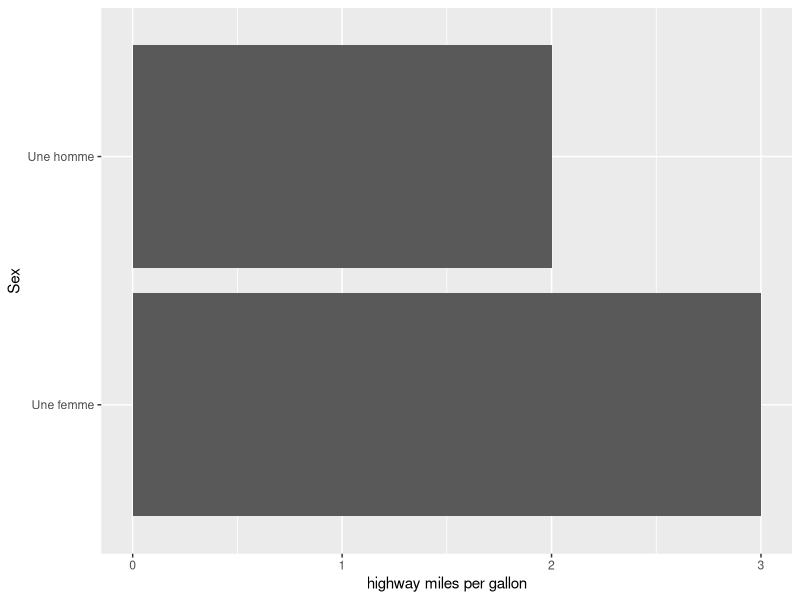
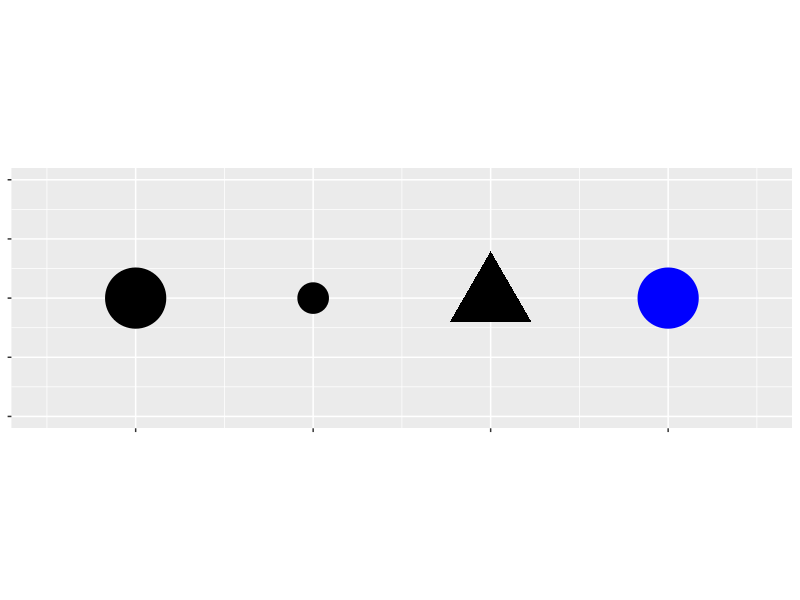
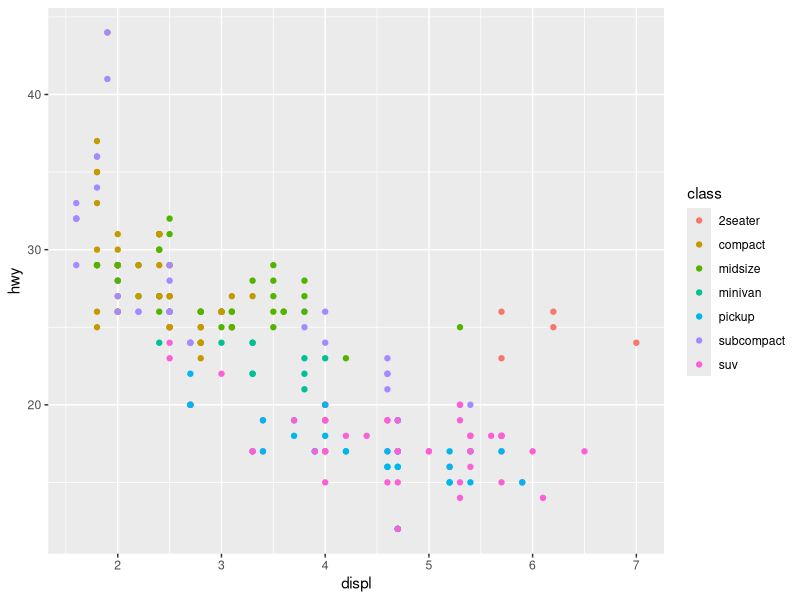
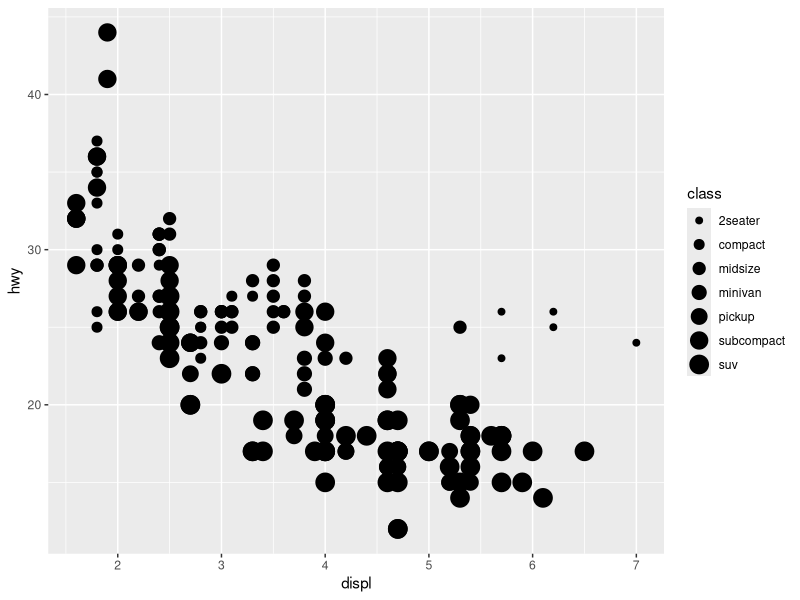
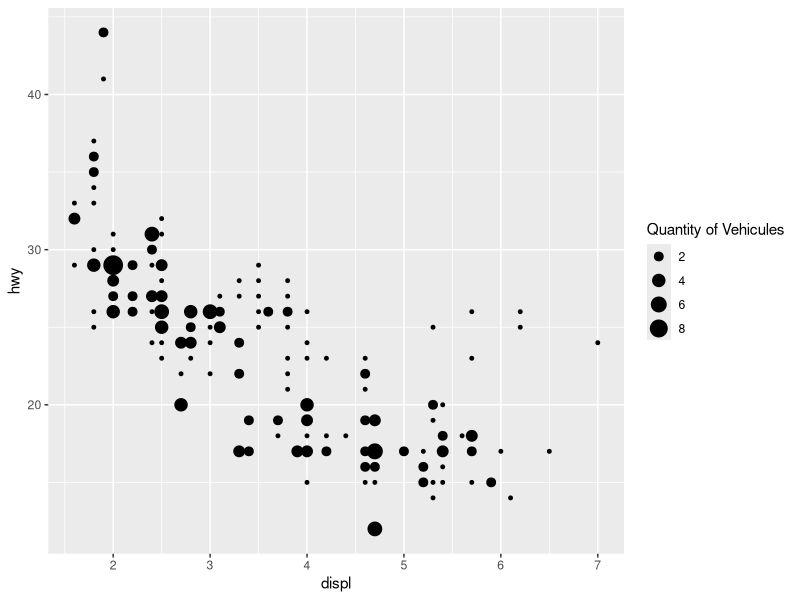
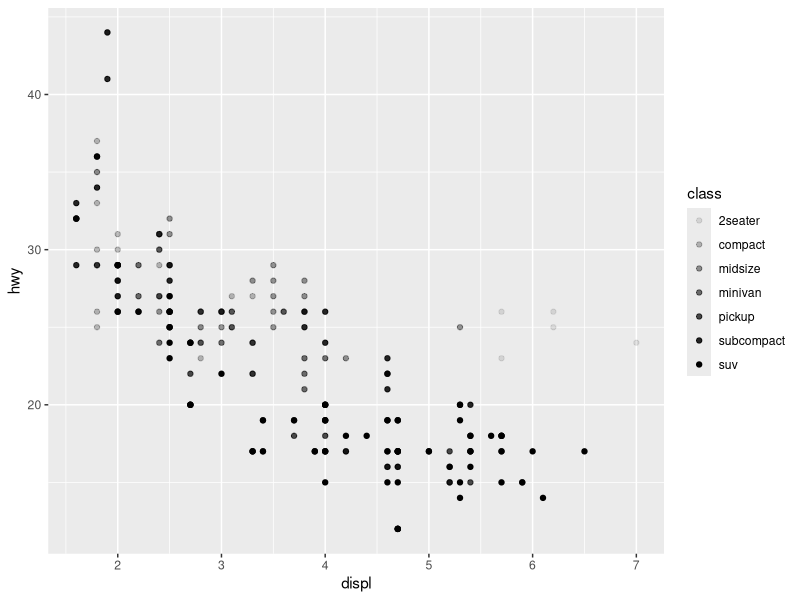
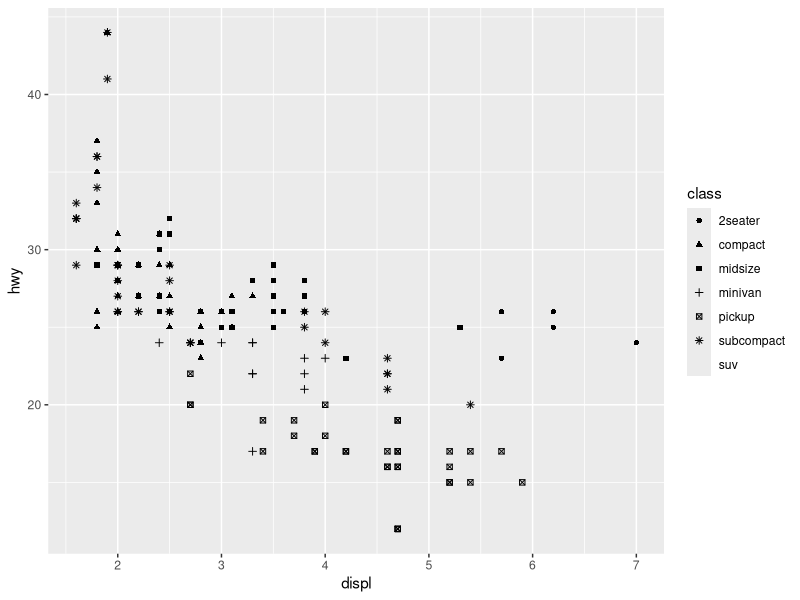
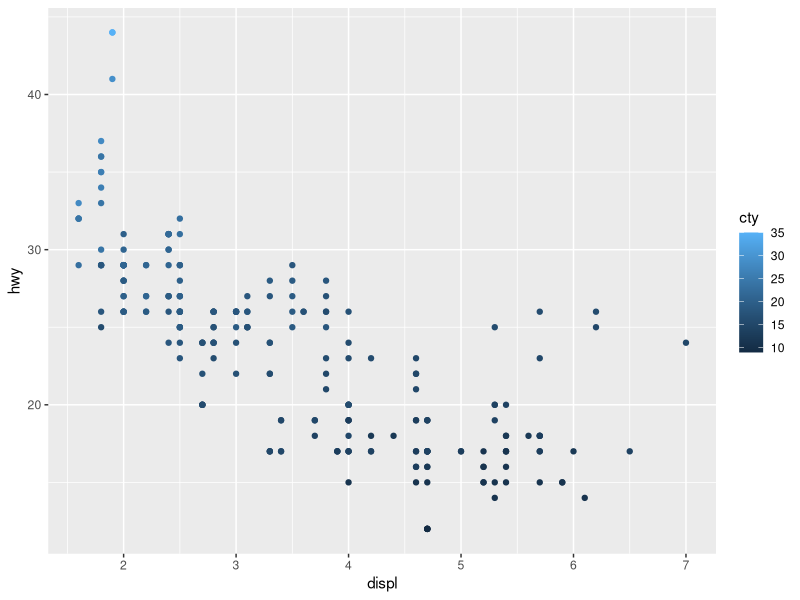

The R script that drew these images, in order: (Note: this script raises an error after producing the figures.)
#  Purpose of this section
# Understand the creation of reproducible graphics


# Molecules: Ggplot -----
# 1.  Créer des graphiques avec un **modèle** (ou **template**) {ggplot2} réutilisable
# 2.  Ajouter des variables à un graphique avec **aesthetics**
# 3.  Sélectionner le "type" de votre graphique avec **geoms**


# Load the packages
library(tidyverse)
library(ggplot2) # Package for professional graphics
library(readxl)  # Package for read Excel documents

# Loading the data
attrakdiff <- read_csv(file = 'Attrakdiff.csv') # data that present in the ggplot package
str(data)


# Basic Model for Graphics
# ggplot(data = <DATA>) +
#   aes(x = <X>, y = <Y>) +
#  <GEOM_FUNCTION>()


# Grafique de bar
ggplot(data = attrakdiff,aes(x = Sex)) +
  geom_bar() +



  coord_flip() +
  labs(
    y = "highway miles per gallon"
  )



# Explanation of the element we can change
ggplot() +
  geom_point(aes(1, 1), size = 20) +
  geom_point(aes(2, 1), size = 10) +
  geom_point(aes(3, 1), size = 20, shape = 17) + # Playing with Size http://www.sthda.com/english/wiki/ggplot2-point-shapes
  geom_point(aes(4, 1), size = 20, colour = "blue") +
  scale_x_continuous(NULL, limits = c(0.5, 4.5), labels = NULL) +
  scale_y_continuous(NULL, limits = c(0.9, 1.1), labels = NULL) +
  theme(aspect.ratio = 1/3)


# Playing with the Color
ggplot(data = mpg) +
  aes(x = displ, y = hwy, color = class) +
  geom_point()


# Playing with the Size
ggplot(data = mpg) +
  aes(x = displ, y = hwy, size = class) + # No making sense
  geom_point()

# Solution Two
ggplot(mpg) +
  aes(x = displ, y = hwy) +
  geom_count() +
  labs(size = "Quantity of Vehicules") +
  scale_size(breaks = c(2, 4, 6, 8))
  theme_bw()

# Alpha
  ggplot(data = mpg) +
    aes(x = displ, y = hwy, alpha = class ) + # changing for cty
    geom_point()

# Shape
ggplot(data = mpg) +
  aes(x = displ, y = hwy, shape = class) + # changing for drv
  geom_point()


# Exercise:  Représentez `cty` avec color
ggplot(data = mpg) +
  aes(x = displ, y = hwy, color = cty) +
  geom_point()

# Ex: Représentez `cty` avec size
ggplot(data = mpg) +
  aes(x = displ, y = hwy, size = cty) + # Explanation of the problem
  geom_point()

# Ex: Représentez `cty` avec shape
ggplot(data = mpg) +
  aes(x = displ, y = hwy, shape = cty) + # Explanation of the problem
  geom_point()


# Ex: Représentez `class` avec `color`, `size`, et `shape` dans un même graphique.
#Est-ce que cela fonctionne ?

ggplot(data = mpg) +
  aes(x = displ, y = hwy, color = class, shape = class , size = class ) +
  geom_point()

ggplot(data = mpg) +
  aes(x = displ, y = hwy, color = class, shape = fl, alpha = displ) +
  geom_point()


# Logical subsetting for Color
ggplot(data = mpg) +
  aes(x = displ, y = hwy, color = displ < 5) +
  geom_point()

# Color General
ggplot(mpg) +
  aes(displ, hwy) +
  geom_point(color = "red")

# Color particular
ggplot(data = mpg) +
  aes(x = displ, y = hwy, color = "blue") +
  geom_point()

# Making sense of Alpha
ggplot(data = mpg) +
  aes(x = displ, y = hwy) +
  geom_point(color = "blue", shape = 3, alpha = 0.5)


# Graphic Scatterplot (Nuage de Points) Complete
ggplot(data = mpg) +
  aes(x = displ, y = hwy) +
  geom_point(color = "blue") +
  labs(title="Gasoline Consumption in function of engine displacement",
       subtitle="Data source from mpg in ggplot package",
       y="Highway miles per gallon (Mile / US gal)",
       x="Engine displacement (litres)",
  ) +
  geom_smooth(method = lm, formula = y ~ x, se = TRUE) +
  stat_regline_equation(label.x = 5) + #using library(ggpubr) +
  stat_cor( aes( label = ..rr.label..) , label.x = 5, label.y = 40) + # Add P-values to a
  theme_minimal( base_family = "Palatino")



# References
# - https://policyviz.com/hmv_post/pollution-infographic/
